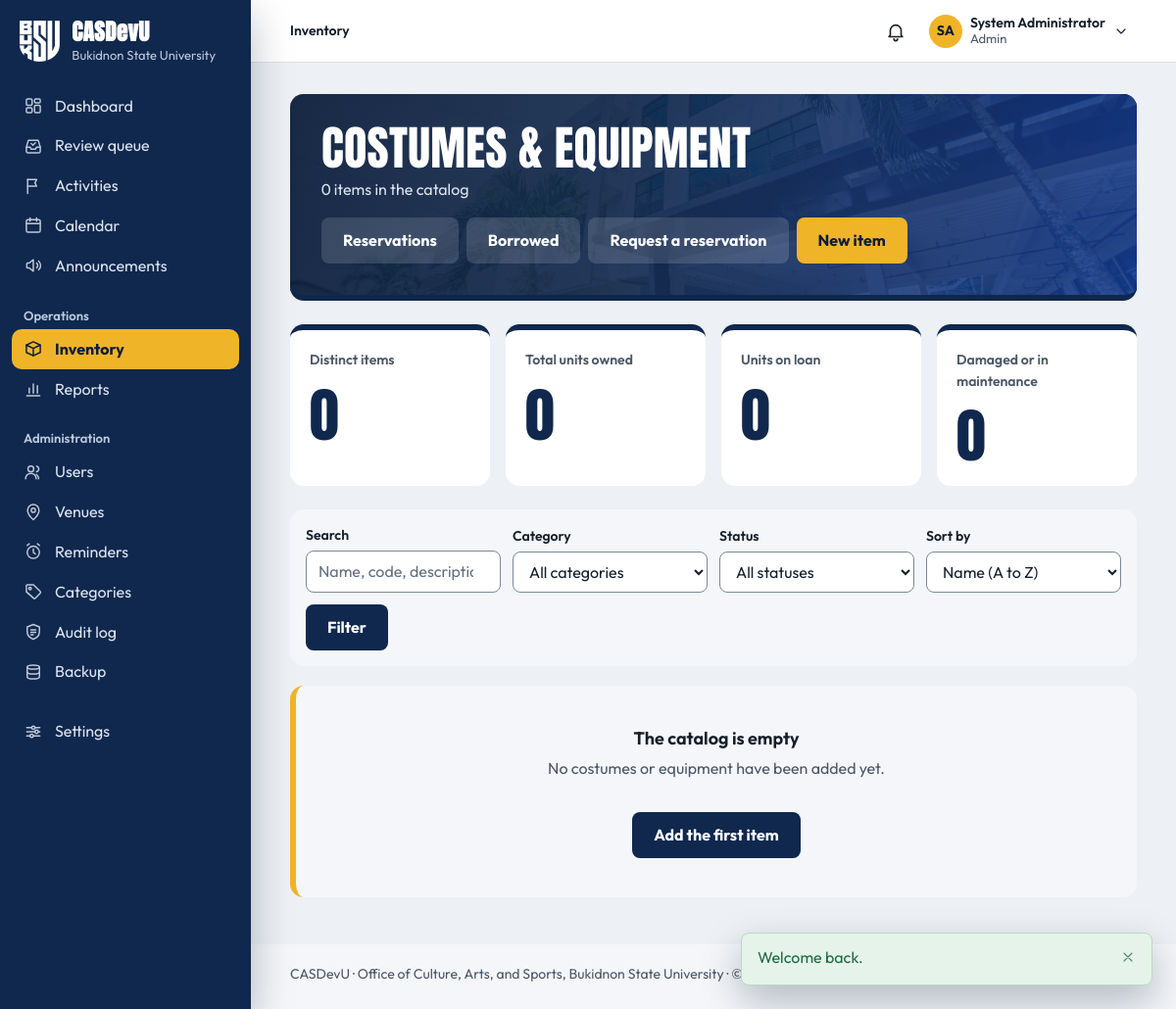
Screenshot of /public/inventory/index.php (signed in) with the database file from the repository.
### tables this page shows
CREATE TABLE users (
    user_id         INT UNSIGNED AUTO_INCREMENT PRIMARY KEY,
    role_id         TINYINT UNSIGNED NOT NULL,

     
    email           VARCHAR(150) NOT NULL UNIQUE,    
    password_hash   VARCHAR(255) NOT NULL,           
     
    student_number  VARCHAR(30)  NULL UNIQUE,        
    first_name      VARCHAR(80)  NOT NULL,
    middle_name     VARCHAR(80)  NULL,
    last_name       VARCHAR(80)  NOT NULL,
    sex             ENUM('male','female','other') NULL,
    birth_date      DATE         NULL,
    contact_number  VARCHAR(30)  NULL,
    photo_path      VARCHAR(255) NULL,

     
    course_id       INT UNSIGNED     NULL,
    year_level_id   TINYINT UNSIGNED NULL,
    section         VARCHAR(20)      NULL,

     
    status          ENUM('pending','active','inactive','suspended')
                        NOT NULL DEFAULT 'pending',
    last_login_at   DATETIME NULL,
    created_at      TIMESTAMP NOT NULL DEFAULT CURRENT_TIMESTAMP,
    updated_at      TIMESTAMP NOT NULL DEFAULT CURRENT_TIMESTAMP
                        ON UPDATE CURRENT_TIMESTAMP,

    CONSTRAINT fk_users_role       FOREIGN KEY (role_id)       REFERENCES roles(role_id),
    CONSTRAINT fk_users_course     FOREIGN KEY (course_id)     REFERENCES courses(course_id)
                                       ON DELETE SET NULL,
    CONSTRAINT fk_users_year_level FOREIGN KEY (year_level_id) REFERENCES year_levels(year_level_id)
                                       ON DELETE SET NULL,

    INDEX idx_users_role   (role_id),
    INDEX idx_users_status (status),
    INDEX idx_users_name   (last_name, first_name)
);

CREATE TABLE settings (
    setting_key     VARCHAR(80) PRIMARY KEY,
    setting_value   TEXT NULL,
    description     VARCHAR(255) NULL,
    updated_at      TIMESTAMP NOT NULL DEFAULT CURRENT_TIMESTAMP
                        ON UPDATE CURRENT_TIMESTAMP
);

### public/inventory/index.php (the view, shortened to what the rows shown need)
<?php
require_login();
require __DIR__ . '/../../includes/layout/header.php';
?>
<div class="page-head">
    <div>
        <h1>Costumes &amp; equipment</h1>
    </div>
</div>
<?php require __DIR__ . '/../../includes/layout/footer.php'; ?>

### includes/layout/header.php (shortened to what the rows shown need)
<?php
$user         = current_user();
$role         = current_role();
$currentFile  = basename($_SERVER['SCRIPT_NAME']);
$currentDir   = basename(dirname($_SERVER['SCRIPT_NAME']));
$isStudent    = $role === 'student';
$navSection = match (true) {
    in_array($currentDir, ['public', ''], true) && $currentFile === 'index.php'   => 'dashboard',
    in_array($currentDir, ['public', ''], true) && $currentFile === 'review.php'  => 'review',
    $currentFile === 'notifications.php'                        => 'notifications',
    $currentFile === 'profile.php'                              => 'profile',
    $currentFile === 'settings.php'                             => 'settings',
    $currentFile === 'calendar.php'                             => 'calendar',
    $currentDir === 'activities'                                => 'activities',
    $currentDir === 'announcements'                             => 'announcements',
    $currentDir === 'inventory'                                 => 'inventory',
    $currentDir === 'reports'                                   => 'reports',
    $currentDir === 'admin'                                     => pathinfo($currentFile, PATHINFO_FILENAME),
    $currentDir === 'requirements' && $isStudent                => 'my-requirements',
    $currentDir === 'participation' && $isStudent               => 'my-activities',
    $currentDir === 'participation' || $currentDir === 'requirements' => 'activities',
    default                                                     => '',
};
$sections = [
    'dashboard'       => ['Dashboard', 'index.php'],
    'review'          => ['Review queue', 'review.php'],
    'notifications'   => ['Notifications', 'notifications.php'],
    'profile'         => ['My profile', 'profile.php'],
    'settings'        => ['Settings', 'settings.php'],
    'calendar'        => ['Calendar', 'activities/calendar.php'],
    'activities'      => ['Activities', 'activities/index.php'],
    'announcements'   => ['Announcements', 'announcements/index.php'],
    'inventory'       => [$isStudent ? 'Costumes & equipment' : 'Inventory', 'inventory/index.php'],
    'reports'         => ['Reports', 'reports/index.php'],
    'my-activities'   => ['My activities', 'participation/my-activities.php'],
    'my-requirements' => ['My requirements', 'requirements/mine.php'],
    'users'           => [has_role('admin') ? 'Users' : 'Accounts', 'admin/users.php'],
    'venues'          => ['Venues', 'admin/venues.php'],
    'reminders'       => ['Reminders', 'admin/reminders.php'],
    'categories'      => ['Categories', 'admin/categories.php'],
    'audit'           => ['Audit log', 'admin/audit.php'],
    'backup'          => ['Backup', 'admin/backup.php'],
];
$initials = $user
    ? strtoupper(mb_substr((string) $user['first_name'], 0, 1) . mb_substr((string) $user['last_name'], 0, 1))
    : '';
?>
<!DOCTYPE html>
<html lang="en">
<head>
    <link rel="stylesheet" href="<?= asset('css/style.css') ?>">
</head>
<body>
<div class="app">
<div class="main">
<?php if ($user): ?>
    <?php
    [$sectionLabel, $sectionHref] = $sections[$navSection] ?? ['', ''];
    $pageLabel  = (string) ($pageTitle ?? '');
    $isSectionHome = $sectionHref !== '' && str_ends_with($_SERVER['SCRIPT_NAME'], '/' . $sectionHref);
    ?>
    <header class="topbar">
        <nav class="breadcrumb" aria-label="Breadcrumb">
            <ol>
                <?php if ($sectionLabel !== '' && !$isSectionHome): ?>
                    <li><a href="<?= url($sectionHref) ?>"><?= e($sectionLabel) ?></a></li>
                    <li aria-current="page"><?= e($pageLabel) ?></li>
                <?php else: ?>
                    <li aria-current="page"><?= e($sectionLabel !== '' ? $sectionLabel : $pageLabel) ?></li>
                <?php endif; ?>
            </ol>
        </nav>
        <div class="topbar-actions">
            <?php require __DIR__ . '/notifications-menu.php'; ?>
            <details class="account-menu" data-menu>
                <summary class="account-trigger" aria-label="Account menu for <?= e(full_name($user)) ?>">
                    <?php if ($userPhotoUrl = user_photo_url($user)): ?>
                        <img class="account-initials" src="<?= e($userPhotoUrl) ?>" alt="" width="34" height="34">
                    <?php else: ?>
                        <span class="account-initials" aria-hidden="true"><?= e($initials) ?></span>
                    <?php endif; ?>
                    <span class="account-text">
                        <span class="account-name"><?= e(full_name($user)) ?></span>
                        <span class="account-role"><?= e(ucfirst((string) $role)) ?></span>
                    </span>
                    <?= icon('chevron-down', 'icon account-chevron') ?>
                </summary>
            </details>
        </div>
    </header>
<?php endif; ?>
<main class="page" id="main" tabindex="-1">

### includes/layout/footer.php (shortened to what the rows shown need)
</main>
<footer class="footer">
    <p><?= e(APP_NAME) ?> · <?= e(office_name()) ?>, <?= e(university_name()) ?> · &copy; <?= date('Y') ?></p>
</footer>
</div>
</div>
</body>
</html>

### rows the page displays
users: initials "SA", full_name($user) "System Administrator"
settings: setting_value "Office of Culture, Arts, and Sports"
settings: setting_value "Bukidnon State University"

### other values shown
APP_NAME "CASDevU"
UNIVERSITY "Bukidnon State University"
$label "Dashboard Review queue Activities Calendar Announcements Inventory Reports Users Venues Reminders Categories Audit log Backup Settings"
$sectionLabel !== '' ? $sectionLabel : $pageLabel "Inventory"
$role "Admin"
$flashMessage['message'] "Welcome back."
$total "0"
$summary['items'] "0"
$summary['units'] "0"
$onLoan "0"
$summary['out_of_service'] "0"
form field sort_by "Name (A to Z)"
